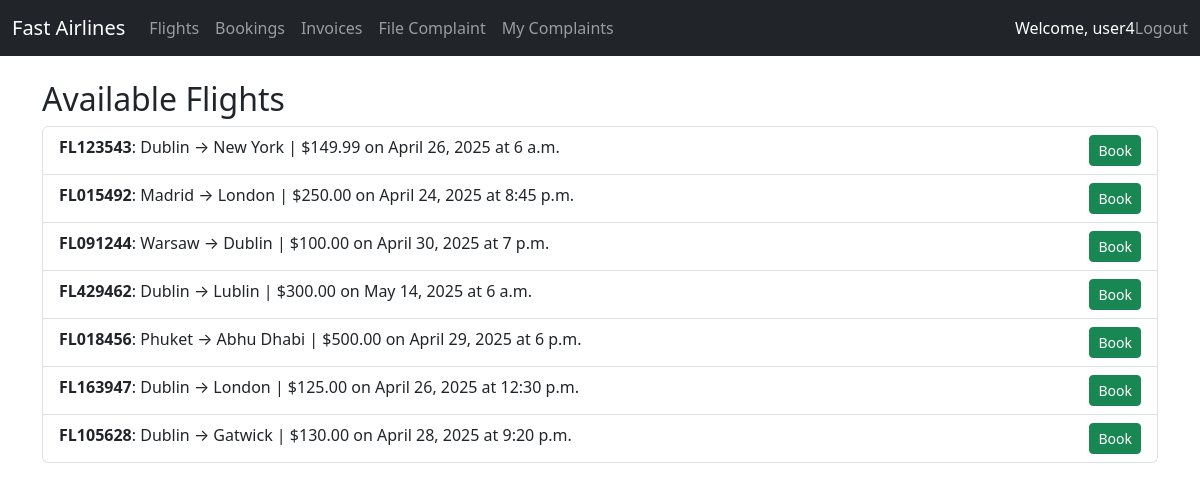
The page /flights/ (signed in) on the database its author committed.
### main/models.py (models this page shows)
class User(AbstractUser):
    ROLE_CHOICES = [
        ('customer', 'Customer'),
        ('service', 'Customer Service'),
        ('manager', 'Booking Manager'),
        ('admin', 'Admin'),
    ]
    role = models.CharField(max_length=20, choices=ROLE_CHOICES, default='customer')

class Flight(models.Model):
    flight_number = models.CharField(max_length=10)
    origin = models.CharField(max_length=50)
    destination = models.CharField(max_length=50)
    departure_date = models.DateField()
    departure_time = models.TimeField()
    seats_available = models.IntegerField()
    price = models.DecimalField(max_digits=10, decimal_places=2)

### main/views.py (the view)
# urls.py: path('flights/', views.flight_list, name='flight_list'),
@login_required
def flight_list(request):
    flights = Flight.objects.all()
    return render(request, 'flight_list.html', {'flights': flights})

### main/templates/flight_list.html
{% extends 'base.html' %}
{% block content %}
  <h2>Available Flights</h2>
  <ul class="list-group">
    {% for flight in flights %}
      <li class="list-group-item">
        <strong>{{ flight.flight_number }}</strong>: {{ flight.origin }} → {{ flight.destination }} |
        ${{ flight.price }} on {{ flight.departure_date }} at {{ flight.departure_time }}
        <a href="{% url 'book_flight' flight.id %}" class="btn btn-sm btn-success float-end">Book</a>
      </li>
    {% empty %}
      <li class="list-group-item">No flights available.</li>
    {% endfor %}
  </ul>
{% endblock %}

### main/templates/base.html (shortened to what this page needs)
<!DOCTYPE html>
<html>
<head>
  <link href="https://cdn.jsdelivr.net/npm/bootstrap@5.3.2/dist/css/bootstrap.min.css" rel="stylesheet">
</head>
<body>
  <nav class="navbar navbar-expand-lg navbar-dark bg-dark">
    <div class="container-fluid">
      <a class="navbar-brand" href="/">Fast Airlines</a>
      <div class="collapse navbar-collapse">
        <ul class="navbar-nav me-auto">
          {% if user.is_authenticated %}
            <li class="nav-item"><a class="nav-link" href="{% url 'flight_list' %}">Flights</a></li>
            <li class="nav-item"><a class="nav-link" href="{% url 'booking_list' %}">Bookings</a></li>
            <li class="nav-item"><a class="nav-link" href="{% url 'invoice_list' %}">Invoices</a></li>
          {% endif %}
          {% if user.is_authenticated and user.role == 'customer' %}
            <li class="nav-item"><a class="nav-link" href="{% url 'submit_complaint' %}">File Complaint</a></li>
            <li class="nav-item"><a class="nav-link" href="{% url 'my_complaints' %}">My Complaints</a></li>
          {% endif %}
        </ul>
        <ul class="navbar-nav">
          {% if user.is_authenticated %}
            <li class="nav-item"><span class="navbar-text text-white">Welcome, {{ user.username }}</span></li>
            <li class="nav-item">
              <form action="{% url 'logout' %}" method="post" style="display:inline;">
                <button class="btn btn-link nav-link" type="submit" style="padding: 0; border: none;">Logout</button>
              </form>
            </li>
          {% else %}
            <li class="nav-item"><a class="nav-link" href="{% url 'login' %}">Login</a></li>
            <li class="nav-item"><a class="nav-link" href="{% url 'register' %}">Register</a></li>
          {% endif %}
        </ul>
      </div>
    </div>
  </nav>
  <div class="container mt-4">
    {% block content %}{% endblock %}
  </div>
</body>
</html>

### rows shown on the page
User: username "user4"
Flight: flight_number "FL123543", origin "Dublin", destination "New York", price "149.99", departure_date "April 26, 2025", departure_time "6 a.m."
Flight: flight_number "FL015492", origin "Madrid", destination "London", price "250.00", departure_date "April 24, 2025", departure_time "8:45 p.m."
Flight: flight_number "FL091244", origin "Warsaw", destination "Dublin", price "100.00", departure_date "April 30, 2025", departure_time "7 p.m."
Flight: flight_number "FL429462", origin "Dublin", destination "Lublin", price "300.00", departure_date "May 14, 2025", departure_time "6 a.m."
Flight: flight_number "FL018456", origin "Phuket", destination "Abhu Dhabi", price "500.00", departure_date "April 29, 2025", departure_time "6 p.m."
Flight: flight_number "FL163947", origin "Dublin", destination "London", price "125.00", departure_date "April 26, 2025", departure_time "12:30 p.m."
Flight: flight_number "FL105628", origin "Dublin", destination "Gatwick", price "130.00", departure_date "April 28, 2025", departure_time "9:20 p.m."
